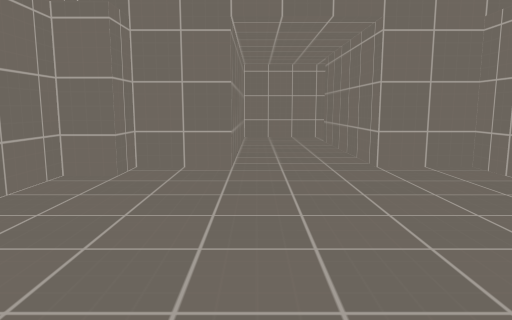
[1] (above)

14 first-person views from a walk through a Godot game level. The camera is 1.2 m above the floor, tilts 8° down and sees 70° across. The floor is counted in squares, 1 m on a side. Each view is taken from the middle of a square. On the plan, view 1 faces up. The plan holds only what a view shows up to about 15 squares ahead; the rest is blank. Surface patterns are stand-ins for the level's own textures.

[2]
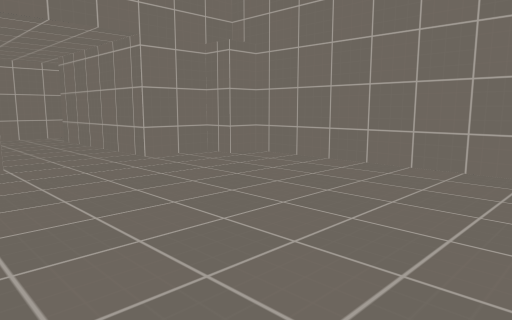

[3]
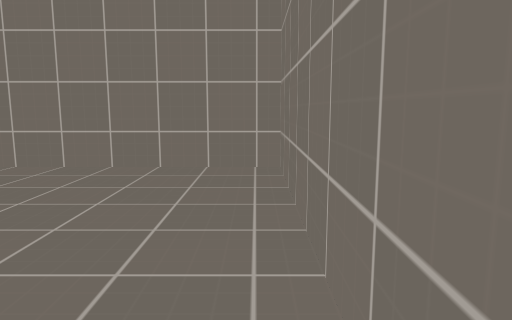

[4]
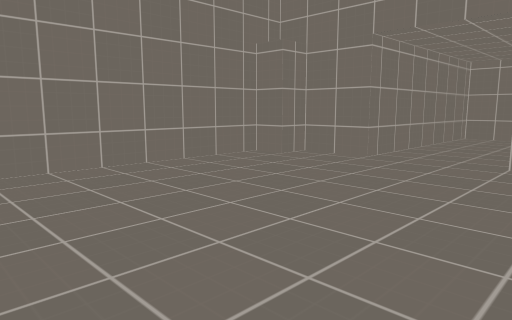

[5]
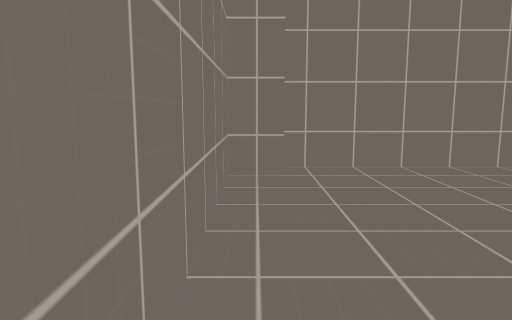

[6]
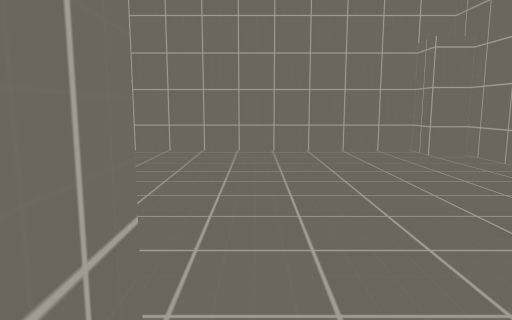

[7]
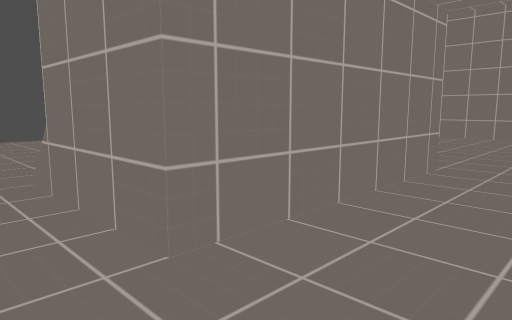

[8]
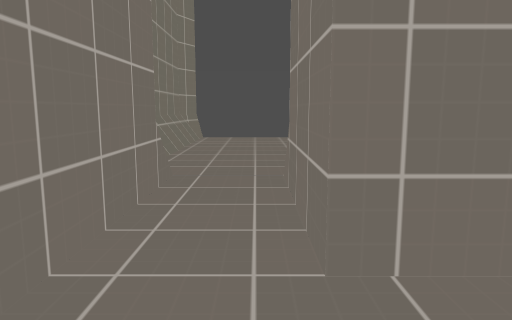

[9]
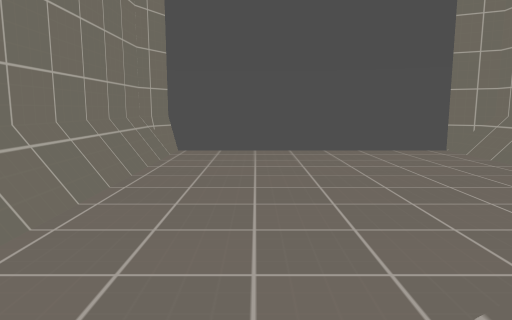

[10]
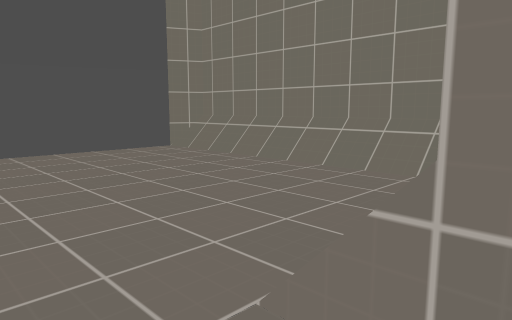

[11]
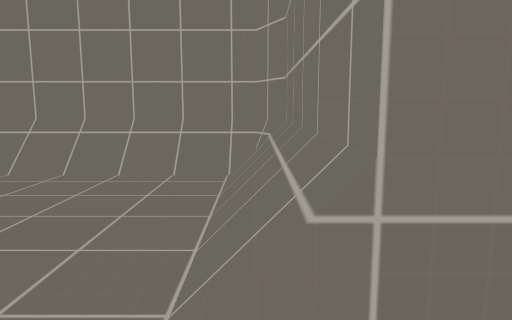

[12]
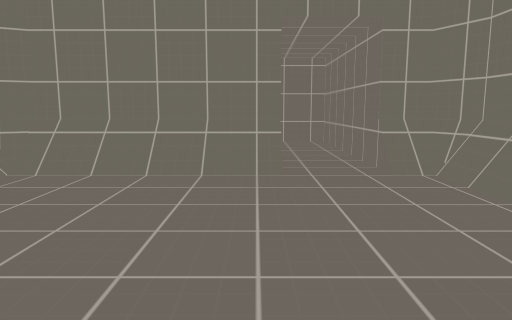

[13]
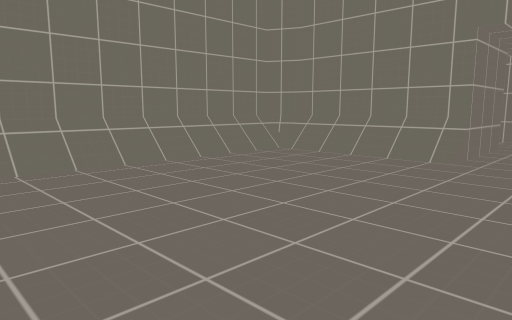

[14]
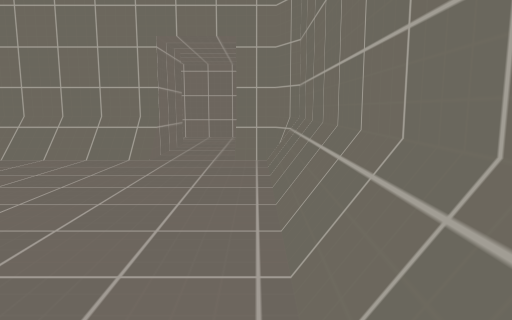

### Floor plan
Key: @ floor where view 1 was taken; # wall or solid block; . floor; / step, stairs or slope; O other object.
Columns run from 4 left of view 1 to 16 right of it. Each row starts with its distance up from view 1.
 17          ############
 16    #######O.........
 15    #................
 14    #................
 13    #...###/.........
 12    #...###/.........
 11    #...###/.........
 10    #...###/.........
  9    #...###/.........
  8  ###...####////////##
  7 ##.......###########
  6 #.........#
  5 #.........#
  4 #.........#
  3 #.........#
  2 #.........#
  1 #.........#
  0 #...@.....#
 -1 ##........#
 -2  ##########

Positions as (right, up) in squares from view 1, and headings:
1: (0, 0), facing up
2: (-2, -1), facing up-right
3: (-2, -1), facing right
4: (4, -1), facing up-left
5: (4, -1), facing left
6: (2, 9), facing down
7: (0, 15), facing down-right
8: (0, 14), facing right
9: (5, 14), facing right
10: (5, 15), facing down-right
11: (6, 15), facing down
12: (13, 13), facing left
13: (15, 16), facing down-left
14: (15, 16), facing left
